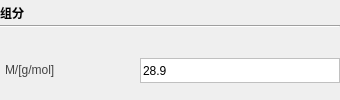
       <widget class="QWidget" name="widget_3" native="true">
        <layout class="QGridLayout" name="gridLayout_5">
         <property name="leftMargin">
          <number>0</number>
         </property>
         <property name="topMargin">
          <number>0</number>
         </property>
         <property name="rightMargin">
          <number>0</number>
         </property>
         <property name="bottomMargin">
          <number>0</number>
         </property>
         <property name="horizontalSpacing">
          <number>0</number>
         </property>
         <item row="0" column="0">
          <layout class="QVBoxLayout" name="verticalLayout">
           <property name="spacing">
            <number>0</number>
           </property>
           <item>
            <layout class="QHBoxLayout" name="horizontalLayout">
             <item>
              <widget class="QLabel" name="label">
               <property name="minimumSize">
                <size>
                 <width>100</width>
                 <height>25</height>
                </size>
               </property>
               <property name="maximumSize">
                <size>
                 <width>100</width>
                 <height>25</height>
                </size>
               </property>
               <property name="font">
                <font>
                 <weight>75</weight>
                 <bold>true</bold>
                </font>
               </property>
               <property name="text">
                <string>组分</string>
               </property>
              </widget>
             </item>
             <item>
              <spacer name="horizontalSpacer">
               <property name="orientation">
                <enum>Qt::Horizontal</enum>
               </property>
               <property name="sizeHint" stdset="0">
                <size>
                 <width>40</width>
                 <height>20</height>
                </size>
               </property>
              </spacer>
             </item>
            </layout>
           </item>
           <item>
            <widget class="Line" name="line">
             <property name="orientation">
              <enum>Qt::Horizontal</enum>
             </property>
            </widget>
           </item>
           <item>
            <spacer name="verticalSpacer">
             <property name="orientation">
              <enum>Qt::Vertical</enum>
             </property>
             <property name="sizeType">
              <enum>QSizePolicy::Fixed</enum>
             </property>
             <property name="sizeHint" stdset="0">
              <size>
               <width>20</width>
               <height>13</height>
              </size>
             </property>
            </spacer>
           </item>
           <item>
            <widget class="QWidget" name="widget_5" native="true">
             <layout class="QGridLayout" name="gridLayout_3">
              <property name="leftMargin">
               <number>0</number>
              </property>
              <property name="topMargin">
               <number>0</number>
              </property>
              <property name="rightMargin">
               <number>0</number>
              </property>
              <property name="bottomMargin">
               <number>0</number>
              </property>
              <property name="spacing">
               <number>0</number>
              </property>
              <item row="0" column="0">
               <layout class="QHBoxLayout" name="horizontalLayout_2">
                <property name="spacing">
                 <number>0</number>
                </property>
                <item>
                 <widget class="QLabel" name="label_3">
                  <property name="minimumSize">
                   <size>
                    <width>100</width>
                    <height>25</height>
                   </size>
                  </property>
                  <property name="maximumSize">
                   <size>
                    <width>100</width>
                    <height>25</height>
                   </size>
                  </property>
                  <property name="styleSheet">
                   <string notr="true">QLabel {
    font-family: 'Arial'; /* 字体 */
    font-size: 9pt;       /* 字体大小 */
    color: rgb(66, 66, 66);  
    padding: 2px; 
}</string>
                  </property>
                  <property name="text">
                   <string>&lt;html&gt;&lt;head/&gt;&lt;body&gt;&lt;p&gt;M/[g/mol]&lt;/p&gt;&lt;/body&gt;&lt;/html&gt;</string>
                  </property>
                 </widget>
                </item>
                <item>
                 <spacer name="horizontalSpacer_2">
                  <property name="orientation">
                   <enum>Qt::Horizontal</enum>
                  </property>
                  <property name="sizeHint" stdset="0">
                   <size>
                    <width>40</width>
                    <height>20</height>
                   </size>
                  </property>
                 </spacer>
                </item>
                <item>
                 <widget class="QLineEdit" name="lineEdit">
                  <property name="minimumSize">
                   <size>
                    <width>200</width>
                    <height>25</height>
                   </size>
                  </property>
                  <property name="maximumSize">
                   <size>
                    <width>200</width>
                    <height>25</height>
                   </size>
                  </property>
                  <property name="styleSheet">
                   <string notr="true">QLineEdit {
    border: 1px solid rgb(192, 192, 192); /* 默认边框颜色 */
}
QLineEdit:focus {
    border: 1px solid rgb(50, 170, 233); /* 焦点时的边框颜色 */
    outline: none;                       /* 移除默认虚线框 */
}</string>
                  </property>
                  <property name="text">
                   <string>28.9</string>
                  </property>
                 </widget>
                </item>
               </layout>
              </item>
             </layout>
            </widget>
           </item>
          </layout>
         </item>
        </layout>
       </widget>
